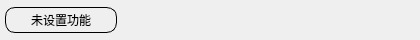
<?xml version="1.0" encoding="UTF-8"?>
<ui version="4.0">
 <class>ModuleDKSItem</class>
 <widget class="QFrame" name="ModuleDKSItem">
  <property name="geometry">
   <rect>
    <x>0</x>
    <y>0</y>
    <width>420</width>
    <height>40</height>
   </rect>
  </property>
  <property name="windowTitle">
   <string notr="true">Frame</string>
  </property>
  <property name="toolTip">
   <string notr="true"/>
  </property>
  <property name="statusTip">
   <string notr="true"/>
  </property>
  <widget class="QPushButton" name="pushButton_FuncKey">
   <property name="geometry">
    <rect>
     <x>5</x>
     <y>7</y>
     <width>112</width>
     <height>26</height>
    </rect>
   </property>
   <property name="cursor">
    <cursorShape>PointingHandCursor</cursorShape>
   </property>
   <property name="styleSheet">
    <string notr="true">QPushButton{min-height:24px;max-height:24px;min-width:110px; border-radius:10px;border: 1px solid black;}</string>
   </property>
   <property name="text">
    <string>未设置功能</string>
   </property>
  </widget>
  <widget class="QLabel" name="labelSwitch1">
   <property name="geometry">
    <rect>
     <x>143</x>
     <y>10</y>
     <width>21</width>
     <height>21</height>
    </rect>
   </property>
   <property name="cursor">
    <cursorShape>PointingHandCursor</cursorShape>
   </property>
   <property name="toolTip">
    <string notr="true"/>
   </property>
   <property name="styleSheet">
    <string notr="true">background-color:transparent;</string>
   </property>
   <property name="text">
    <string notr="true"/>
   </property>
   <property name="pixmap">
    <pixmap resource="../res.qrc">:/images/k/ic_add.png</pixmap>
   </property>
  </widget>
  <widget class="QLabel" name="labelSwitch2">
   <property name="geometry">
    <rect>
     <x>220</x>
     <y>10</y>
     <width>21</width>
     <height>21</height>
    </rect>
   </property>
   <property name="cursor">
    <cursorShape>PointingHandCursor</cursorShape>
   </property>
   <property name="toolTip">
    <string notr="true"/>
   </property>
   <property name="styleSheet">
    <string notr="true">background-color:transparent;</string>
   </property>
   <property name="text">
    <string notr="true"/>
   </property>
   <property name="pixmap">
    <pixmap resource="../res.qrc">:/images/k/ic_add.png</pixmap>
   </property>
  </widget>
  <widget class="QLabel" name="labelSwitch3">
   <property name="geometry">
    <rect>
     <x>298</x>
     <y>10</y>
     <width>21</width>
     <height>21</height>
    </rect>
   </property>
   <property name="cursor">
    <cursorShape>PointingHandCursor</cursorShape>
   </property>
   <property name="toolTip">
    <string notr="true"/>
   </property>
   <property name="styleSheet">
    <string notr="true">background-color:transparent;</string>
   </property>
   <property name="text">
    <string notr="true"/>
   </property>
   <property name="pixmap">
    <pixmap resource="../res.qrc">:/images/k/ic_add.png</pixmap>
   </property>
  </widget>
  <widget class="QLabel" name="labelSwitch4">
   <property name="geometry">
    <rect>
     <x>378</x>
     <y>10</y>
     <width>21</width>
     <height>21</height>
    </rect>
   </property>
   <property name="cursor">
    <cursorShape>PointingHandCursor</cursorShape>
   </property>
   <property name="toolTip">
    <string notr="true"/>
   </property>
   <property name="styleSheet">
    <string notr="true">background-color:transparent;</string>
   </property>
   <property name="text">
    <string notr="true"/>
   </property>
   <property name="pixmap">
    <pixmap resource="../res.qrc">:/images/k/ic_add.png</pixmap>
   </property>
  </widget>
 </widget>
 <resources>
  <include location="../res.qrc"/>
 </resources>
 <connections/>
</ui>
